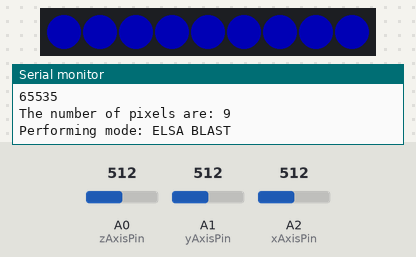
The sketch below on a simulated Arduino Uno, built with avr-gcc and run on an emulated ATmega328P. On the bench: 9 RGB LEDs in strip order, left to right, the last lines printed to the serial monitor. The test bench sets the inputs (shaded band); at power-on: A1 (yAxisPin) = 512, A0 (zAxisPin) = 512, A2 (xAxisPin) = 512. Dim RGB values are drawn brighter than linear; EEPROM starts erased.

Above: at 0.9 s.
At 2.8 s:
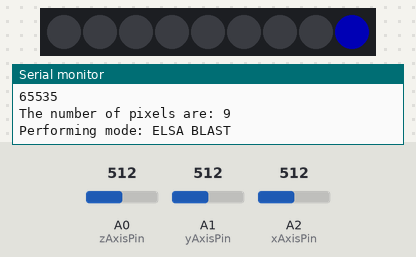
3.9 s: A1 (yAxisPin) set to 118
5.4 s: A1 (yAxisPin) set to 106
6.9 s: A1 (yAxisPin) set to 492
8.4 s: A1 (yAxisPin) set to 523
9.9 s: A1 (yAxisPin) set to 122
At 11.7 s:
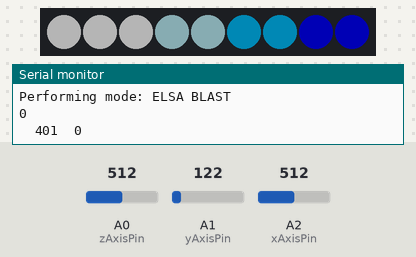
At 16.5 s:
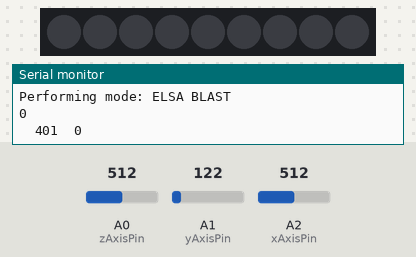
16.8 s: A0 (zAxisPin) set to 119
18.3 s: A0 (zAxisPin) set to 103
Timing chart, 0 to 20.8 s (numbered marks = the images above; inputs shaded):
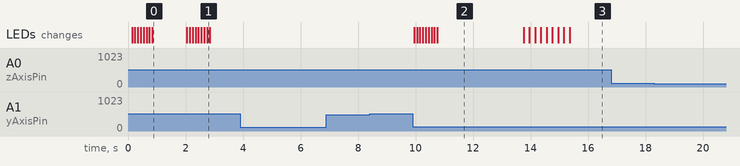

Measured:
- after the input at 3.9 s, every drawn part: stays the same
- after the input at 5.4 s, every drawn part: stays the same
- after the input at 6.9 s, every drawn part: stays the same
- after the input at 8.4 s, every drawn part: stays the same
- after the input at 9.9 s, the LEDs: first change after 0.05 s (image 2 shows a later state)
- after the input at 16.8 s, every drawn part: stays the same
- after the input at 18.3 s, every drawn part: stays the same
- what the display in image 0 shows lasts 1.2 s, from 0.8 s to 2.0 s
- what the display in image 2 shows lasts 3.0 s, from 10.8 s to 13.8 s

The sketch:

ElsaShirt.ino
```cpp
#include <Adafruit_NeoPixel.h>
#include <EEPROM.h>

const int zAxisPin = A0;
const int yAxisPin = A1;
const int xAxisPin = A2;

const int leftArmLEDPin = 11;
const int NUM_ARM_PIXELS = 9;
const int scale = 3;

// Parameter 1 = number of pixels in strip
// Parameter 2 = pin number (most are valid)
// Parameter 3 = pixel type flags, add together as needed:
//   NEO_KHZ800  800 KHz bitstream (most NeoPixel products w/WS2812 LEDs)
//   NEO_KHZ400  400 KHz (classic 'v1' (not v2) FLORA pixels, WS2811 drivers)
//   NEO_GRB     Pixels are wired for GRB bitstream (most NeoPixel products)
//   NEO_RGB     Pixels are wired for RGB bitstream (v1 FLORA pixels, not v2)
Adafruit_NeoPixel strip = Adafruit_NeoPixel(NUM_ARM_PIXELS, leftArmLEDPin, NEO_GRB + NEO_KHZ800);


uint32_t red = strip.Color(255,0,0);
uint32_t green = strip.Color(0,255,0);
uint32_t blue = strip.Color(0,0,255);
uint32_t black = strip.Color(0,0,0);
uint32_t white = strip.Color(255,255,255);
uint32_t light_blue = strip.Color(176,224,230);
uint32_t middle_blue = strip.Color(0,191,255);

//uint32_t rb1 = strip.Color(255,51,17);
//uint32_t rb2 = strip.Color(255,68,34);
//uint32_t rb3 = strip.Color(255,102,68);
//uint32_t rb4 = strip.Color(255,153,51);
//uint32_t rb5 = strip.Color(254,174,45);
//uint32_t rb6 = strip.Color(204,187,51);
//uint32_t rb7 = strip.Color(208,195,16);
//uint32_t rb8 = strip.Color(170,204,34);
//uint32_t rb9 = strip.Color(105,208,37);

uint32_t rb1 = strip.Color(255,51,17);
uint32_t rb2 = strip.Color(255,102,68);
uint32_t rb3 = strip.Color(254,174,45);
uint32_t rb4 = strip.Color(208,195,16);
uint32_t rb5 = strip.Color(105,208,37);
uint32_t rb6 = strip.Color(18,189,185);
uint32_t rb7 = strip.Color(68,68,221);
uint32_t rb8 = strip.Color(59,12,189);
uint32_t rb9 = strip.Color(68,34,153);

uint32_t rainbow[9] = {rb1, rb2, rb3, rb4,
                        rb5, rb6, rb7, rb8,
                        rb9};

enum ShirtMode {
  ELSA_BLAST, // 0
  RAINBOW, // 1
  CHRISTMAS, // 2
};
const int NUM_MODES = 3;

ShirtMode currentMode;

void setup() {
  Serial.begin(9600);
  Serial.println("Starting...");
  unsigned int lastModeUsed = EEPROMReadInt(0);
  Serial.println("The last mode used was: ");
  Serial.println(lastModeUsed);

  currentMode = lastModeUsed + 1;
  if ( currentMode >= NUM_MODES ) {
    currentMode = 0;
  }
  EEPROMWriteInt(0,currentMode);

  pinMode( zAxisPin, INPUT );
  pinMode( yAxisPin, INPUT );
  pinMode( xAxisPin, INPUT );

  strip.begin();
  uint16_t n = strip.numPixels();
  strip.setBrightness(64);

  Serial.print("The number of pixels are: " ); Serial.println( n );
  switch( currentMode ) {
    case ELSA_BLAST:
      Serial.println("Performing mode: ELSA BLAST");
      break;
    case RAINBOW:
      Serial.println("Performing mode: RAINBOW");
      break;
    case CHRISTMAS:
      Serial.println("Performing mode: CHRISTMAS");
      break;
    default:
      Serial.println("FATAL: Unsupported state!");
      break;
  }
}

void loop() {

  switch( currentMode ) {
    case ELSA_BLAST:
      performElsaBlast();
      break;
    case RAINBOW:
      performRainbow();
      break;
    case CHRISTMAS:
      performChristmas();
      break;
    default:
      //Serial.println("FATAL: Unsupported state!");
      break;
  }

}

enum ElsaBlastState {
   EB_STARTING, // 0
   EB_LISTENING_FOR_MOVEMENT, // 1
   EB_ANIMATING_BLAST, // 2
};

ElsaBlastState currentElsaBlastState = EB_STARTING;

void performElsaBlast() {
   int rawX, rawY, rawZ, netX, netY, netZ;

   switch( currentElsaBlastState ) {
    case EB_STARTING:
      // Turn blue for two seconds with funky animation
      for ( int i=0; i<= NUM_ARM_PIXELS; i++ ) {
        strip.setPixelColor(i,blue);
        strip.show();
        delay(100);
      }
      delay(1000);
      // Turn the lights back off
      for ( int i=0; i<= NUM_ARM_PIXELS; i++ ) {
        strip.setPixelColor(i,black);
        strip.show();
        delay(100);
      }
      // Transition to listening for motion
      currentElsaBlastState = EB_LISTENING_FOR_MOVEMENT;
      break;
    case EB_LISTENING_FOR_MOVEMENT:

      // Listen to accelerometer for motion
      //rawX = analogRead(xAxisPin);
      //rawY = analogRead(yAxisPin);
      //rawZ = analogRead(zAxisPin);

      //float scaledX, scaledY, scaledZ; // Scaled values for each axis
      //scaledX = mapf(rawX, 0, 1023, -scale, scale);
      //scaledY = mapf(rawY, 0, 1023, -scale, scale);
      //scaledZ = mapf(rawZ, 0, 1023, -scale, scale);

      //Serial.print(rawX);
      //Serial.print("\t");
      //Serial.print(rawY);
      //Serial.print("\t");
      //Serial.println(rawZ);

      netX = getMotionChange( xAxisPin );
      netY = getMotionChange( yAxisPin );
      netZ = getMotionChange( zAxisPin );

      //Serial.println(netX);
      //Serial.print("\t");
      //Serial.print(netY);
      //Serial.print("\t");
      //Serial.println(netZ);

      if ( netX + netY + netZ > 400 ) {
        Serial.println(netX);
        Serial.print("\t");
        Serial.print(netY);
        Serial.print("\t");
        Serial.println(netZ);
        currentElsaBlastState = EB_ANIMATING_BLAST;
      }

      break;
    case EB_ANIMATING_BLAST:
      // Show cool ELSA BLAST animation
      strip.setPixelColor(0,white);
      strip.show();
      delay(100);
      strip.setPixelColor(1,white);
      strip.show();
      delay(100);
      strip.setPixelColor(2,white);
      strip.show();
      delay(100);
      strip.setPixelColor(3,light_blue);
      strip.show();
      delay(100);
      strip.setPixelColor(4,light_blue);
      strip.show();
      delay(100);
      strip.setPixelColor(5,middle_blue);
      strip.show();
      delay(100);
      strip.setPixelColor(6,middle_blue);
      strip.show();
      delay(100);
      strip.setPixelColor(7,blue);
      strip.show();
      delay(100);
      strip.setPixelColor(8,blue);
      strip.show();
      delay(3000);
       // Turn the lights back off
      for ( int i=0; i<= NUM_ARM_PIXELS; i++ ) {
        strip.setPixelColor(i,black);
        strip.show();
        delay(200);
      }
      currentElsaBlastState = EB_LISTENING_FOR_MOVEMENT;
      break;

    default:
      //Serial.println("FATAL: Unsupported state!");
      break;
  }

}

int getMotionChange( int pin ) {

   unsigned int maxSample = 0;
   unsigned int minSample = 1023;
   unsigned long startMillis= millis();
   unsigned long sampleWindow = 50; // 50ms
   while (millis() - startMillis < sampleWindow)
   {
       unsigned int currentSample = analogRead(pin);

       if ( currentSample < 1023 ) {

         if ( currentSample > maxSample ) {
           maxSample = currentSample;
         }

         if ( currentSample < minSample ) {
           minSample = currentSample;
         }

       }
    }

    return maxSample - minSample;
}

int currentStartingRainbowPixel = 0;

void performRainbow() {

  for ( int i=0; i < NUM_ARM_PIXELS; i++ ) {

    if ( i < currentStartingRainbowPixel ) {
      // If the LED is less than the current starting pixel we need to find the element that needs to be placed in the ith position
      // This is found by taken the total number of pixels and subtracting the difference between the current starting pixel and the ith position
      strip.setPixelColor(i, rainbow[NUM_ARM_PIXELS-(currentStartingRainbowPixel-i)]);
    } else {
      strip.setPixelColor(i, rainbow[i-currentStartingRainbowPixel]);
    }

    //strip.setPixelColor(i, rainbow[i]);
  }

  strip.show();

  if ( currentStartingRainbowPixel < NUM_ARM_PIXELS-1 ) {
     currentStartingRainbowPixel++;
  } else {
     currentStartingRainbowPixel = 0;
  }

  delay(50);

}

void performChristmas() {

  for ( int i=0; i < NUM_ARM_PIXELS; i++ ) {
    strip.setPixelColor(i ,i % 2 == 0 ? red : green );
  }
  strip.show();
  delay(700);

  for ( int i=0; i < NUM_ARM_PIXELS; i++ ) {
    strip.setPixelColor(i ,i % 2 == 1 ? red : green );
  }
  strip.show();
  delay(700);

}

/* EEPROM Functions
 */

//This function will write a 2 byte integer to the eeprom at the specified address and address + 1
void EEPROMWriteInt(int p_address, int p_value)
     {
     byte lowByte = ((p_value >> 0) & 0xFF);
     byte highByte = ((p_value >> 8) & 0xFF);

     EEPROM.write(p_address, lowByte);
     EEPROM.write(p_address + 1, highByte);
     }

//This function will read a 2 byte integer from the eeprom at the specified address and address + 1
unsigned int EEPROMReadInt(int p_address)
     {
     byte lowByte = EEPROM.read(p_address);
     byte highByte = EEPROM.read(p_address + 1);

     return ((lowByte << 0) & 0xFF) + ((highByte << 8) & 0xFF00);
     }
```
